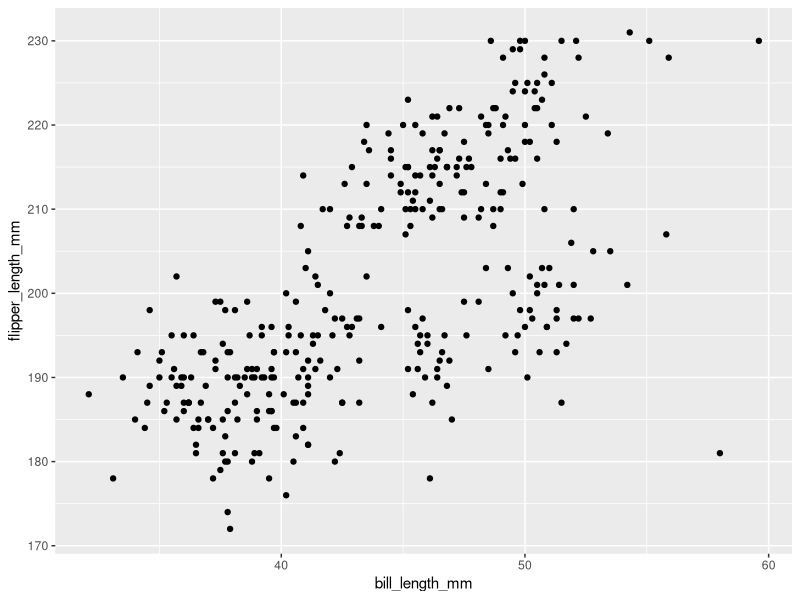
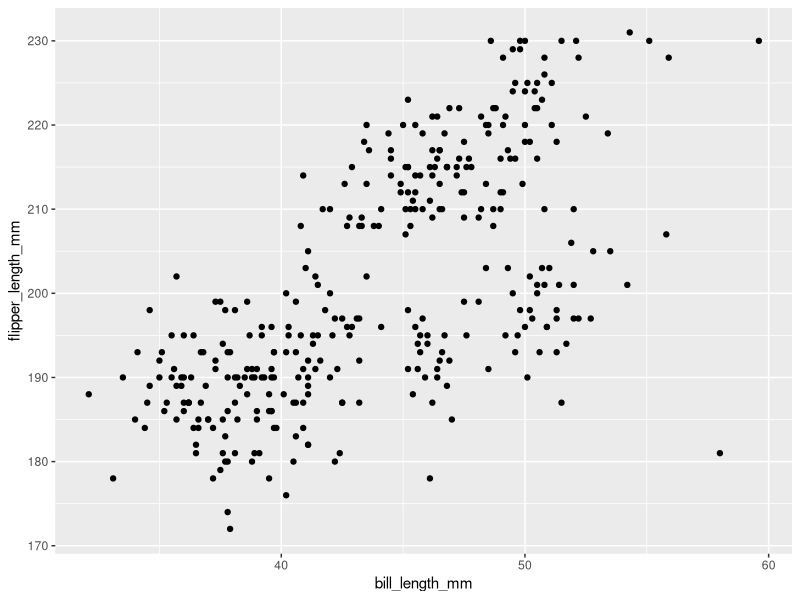

Write the R code that produced these figures, in order.
## ---- chunk 1
library(tidyverse)
## ---- chunk 2
data("penguins", package = "palmerpenguins")
## ---- chunk 3
nrow(penguins)
ncol(penguins)
## ---- chunk 4
mean(penguins$flipper_length_mm, na.rm = TRUE)
## ---- chunk 5
ggplot(penguins, aes(x = bill_length_mm, y = flipper_length_mm, color(species))) + geom_point()
ggsave("scatter_plot_hw1_jn2855.pdf", height = 4, width = 6)
## ---- chunk 6
hw1_df = tibble(
  norm_hw1 = rnorm(10),
  norm_hw1_pos = norm_hw1 > 0,
  vec_char_hw1 = character(10),
  vec_fac_hw1 = factor(x = character(10), 3)
)
## ---- chunk 7
mean(pull(hw1_df, norm_hw1))
mean(pull(hw1_df, norm_hw1_pos))
mean(pull(hw1_df, vec_char_hw1))
mean(pull(hw1_df, vec_fac_hw1))
## ---- chunk 8
as.numeric(hw1_df$norm_hw1_pos)
as.numeric(hw1_df$vec_char_hw1)
as.numeric(hw1_df$vec_fac_hw1)
